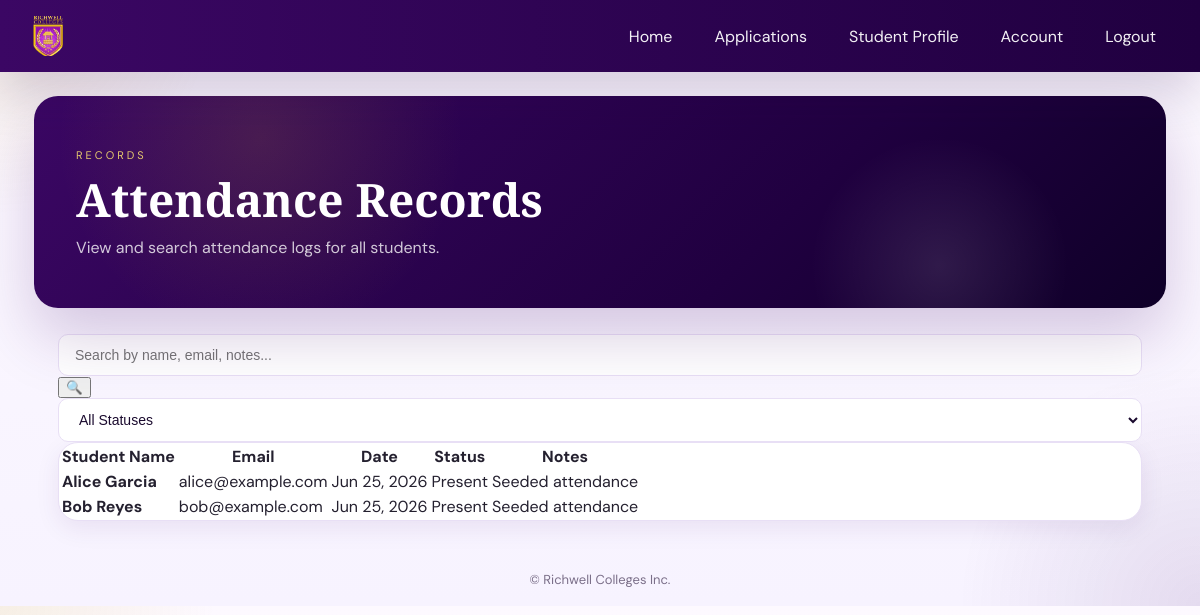
The app's page /users/attendance-list/ with its own data.
### users/models.py (models this page shows, shortened)
class Attendance(models.Model):
    STATUS_CHOICES = (
        ('present', 'Present'),
        ('absent', 'Absent'),
    )
    user = models.ForeignKey(User, on_delete=models.CASCADE)
    date = models.DateField()
    status = models.CharField(max_length=10, choices=STATUS_CHOICES)
    notes = models.CharField(max_length=255, blank=True)
    class Meta:
        ordering = ['-date']

### users/views.py (the view, shortened to what this page needs)
# urls.py: path('attendance-list/', views.attendance_list, name='attendance_list'),
def attendance_list(request):
    attendance_records = Attendance.objects.select_related('user').all().order_by('-date')
    search_query = request.GET.get('q', '').strip()
    status_filter = request.GET.get('status', '').strip()
    if status_filter in ['present', 'absent']:
        attendance_records = attendance_records.filter(status=status_filter)
    paginator = Paginator(attendance_records, 5)
    page_number = request.GET.get('page', 1)
    page_obj = paginator.get_page(page_number)
    return render(request, 'users/attendance_list.html', {
        'page_obj': page_obj,
        'attendance_records': page_obj.object_list,
        'search_query': search_query,
        'status_filter': status_filter,
        'total_count': paginator.count,
    })

### users/templates/users/attendance_list.html (shortened to what this page needs)
{% extends 'base.html' %}
{% block content %}
<div class="hero">
  <div class="hero-inner">
    <div class="hero-eyebrow">Records</div>
    <h1>Attendance <span>Records</span></h1>
    <p>View and search attendance logs for all students.</p>
  </div>
</div>
<div class="container">
  <div class="search-filter-section">
    <form method="get" class="search-box" style="grid-column: 1;">
      <input type="text" name="q" placeholder="Search by name, email, notes..." value="{{ search_query }}">
      <button type="submit">🔍</button>
    </form>
    <div class="filter-group">
      <select name="status" class="filter-select" onchange="updateFilter(this)">
        <option value="">All Statuses</option>
      </select>
    </div>
  </div>
  <div class="table-container">
    {% if attendance_records %}
    <table>
      <thead>
        <tr>
          <th>Student Name</th>
          <th>Email</th>
          <th>Date</th>
          <th>Status</th>
          <th>Notes</th>
        </tr>
      </thead>
      <tbody>
        {% for record in attendance_records %}
        <tr>
          <td><strong>{{ record.user.get_full_name|default:record.user.username }}</strong></td>
          <td>{{ record.user.email }}</td>
          <td>{{ record.date|date:"M d, Y" }}</td>
          <td>
            <span class="status {{ record.status|lower }}">{{ record.status|title }}</span>
          </td>
          <td>{{ record.notes|default:"—" }}</td>
        </tr>
        {% endfor %}
      </tbody>
    </table>
    {% else %}
    <div class="empty-state">
      <div class="empty-state-icon">📋</div>
      <h3>No Attendance Records Found</h3>
      <p>No records match your search criteria.</p>
    </div>
    {% endif %}
  </div>
</div>
{% endblock %}

### templates/base.html (style rules this page uses)
:root { --purple: #3b0764; --purple-mid: #5b21b6; --purple-light: #ede9fe; --gold: #c9a227; --gold-light: #e6c96e; --cream: #fbf8ff; --white: #ffffff; --text: #24202f; --text-muted: #7b6f89; --border: #e9e3f4; --shadow-sm: 0 8px 24px rgba(59,7,100,0.08); --shadow-md: 0 14px 44px rgba(59,7,100,0.12); --radius: 20px; }
*, *::before, *::after { box-sizing: border-box; }
html { scroll-behavior: smooth; }
body { margin: 0; min-height: 100%; font-family: 'DM Sans', sans-serif; color: var(--text); background: radial-gradient(circle at top left, rgba(201,162,39,0.12), transparent 16%), radial-gradient(circle at bottom right, rgba(59,7,100,0.10), transparent 18%), linear-gradient(180deg, #fdf9ff 0%, #f7f3ff 100%); }
.container { max-width: 1180px; margin: 24px auto 32px; padding: 0 24px; }
:root { --purple: #3b0764; --purple-mid: #5b21b6; --purple-light:#ede9fe; --gold: #c9a227; --gold-light: #e6c96e; --gold-pale: #fdf6e3; --cream: #faf8ff; --white: #ffffff; --text-dark: #1a0a2e; --text-body: #4b4060; --text-muted: #8b80a0; --border: #e8dff5; --shadow-sm: 0 8px 24px rgba(59,7,100,0.08); --shadow-md: 0 16px 40px rgba(59,7,100,0.12); --radius: 20px; }
.hero { background: linear-gradient(135deg, var(--purple), #200040 65%, #0f0028 100%); padding: 52px 42px 50px; position: relative; overflow: hidden; border-radius: 24px; color: var(--white); margin-bottom: 26px; box-shadow: 0 28px 64px rgba(59,7,100,0.2); }
.hero::after { content: ''; position: absolute; inset: 0; background: radial-gradient(circle at 20% 20%, rgba(201,162,39,0.15), transparent 22%), radial-gradient(circle at 80% 80%, rgba(255,255,255,0.1), transparent 14%); pointer-events: none; }
.hero-inner { position: relative; z-index: 1; max-width: 980px; }
.hero-eyebrow { font-size: 11px; color: var(--gold-light); letter-spacing: 3px; text-transform: uppercase; margin-bottom: 14px; }
.hero h1 { font-family: 'Cormorant Garamond', serif; font-size: 46px; margin: 0 0 14px; line-height: 1.02; }
.hero p { color: rgba(255,255,255,0.78); margin: 0; font-size: 16px; max-width: 700px; }
.table-container { background: var(--white); border-radius: var(--radius); border: 1px solid var(--border); box-shadow: var(--shadow-sm); overflow: hidden; }
input[type="text"], input[type="email"], input[type="number"], select, textarea { width:100%; padding:12px 16px; border:1.5px solid var(--border); border-radius:10px; background:var(--white); font-size:14px; color:var(--text-dark) }

### records on screen
Attendance: user.get_full_name "Alice Garcia", user.email "alice@example.com", date "Jun 25, 2026", status "Present", notes "Seeded attendance"
Attendance: user.get_full_name "Bob Reyes", user.email "bob@example.com", date "Jun 25, 2026", status "Present", notes "Seeded attendance"
